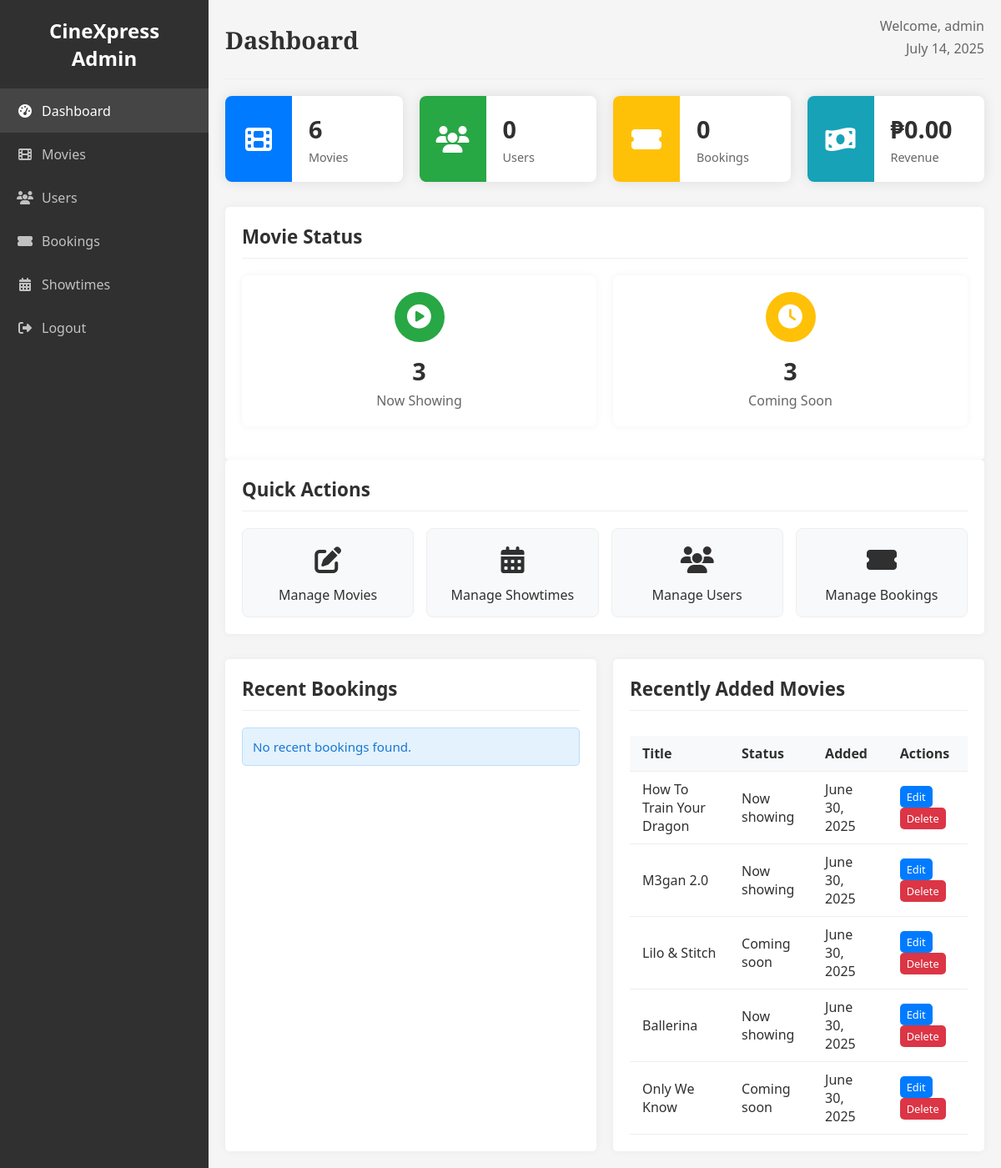
The page /admin/dashboard.php (signed in) on the database as committed earlier.
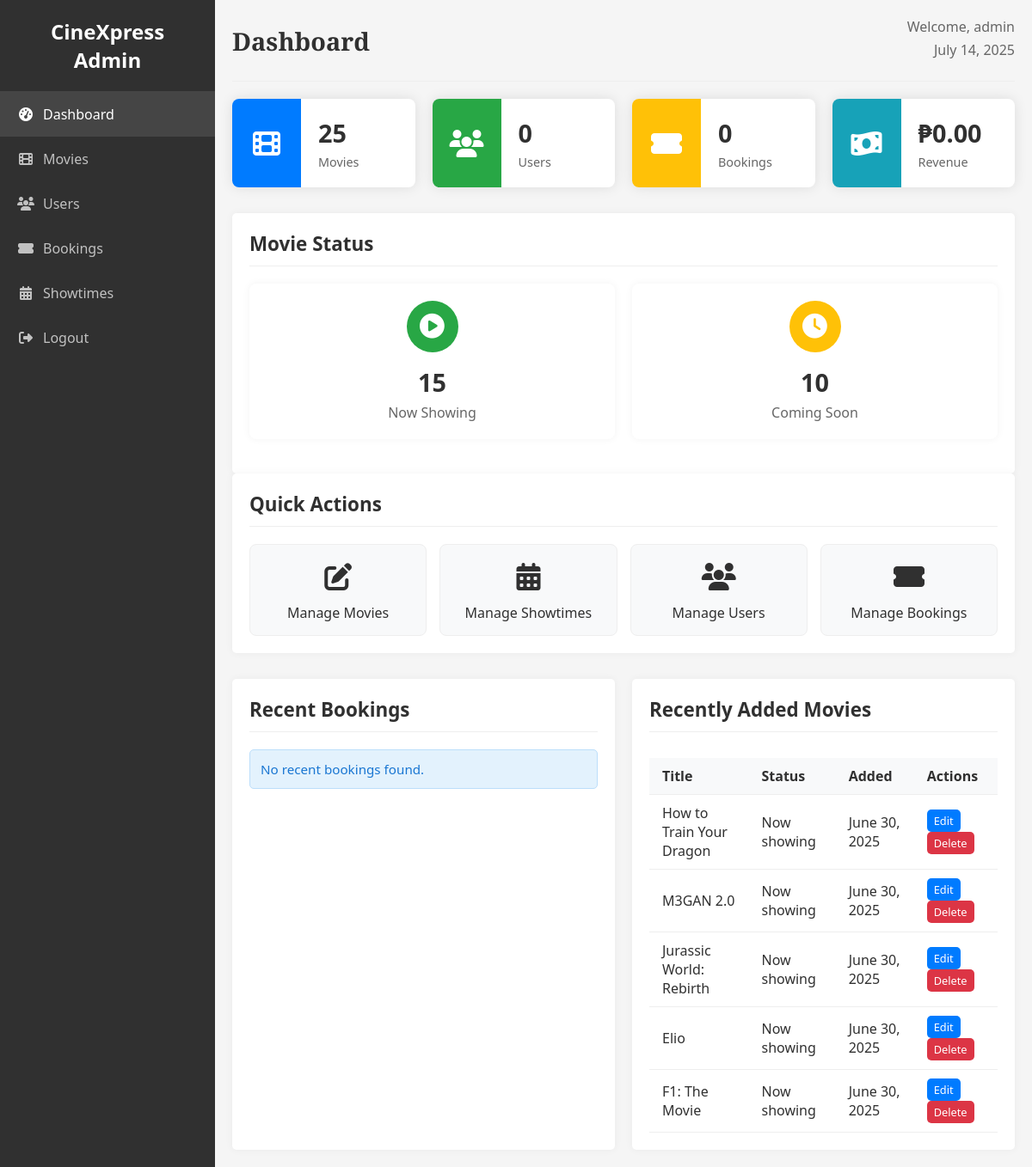
The same page on the database as committed later.
### tables this page shows
CREATE TABLE movies (
    id INT PRIMARY KEY AUTO_INCREMENT,
    title VARCHAR(255) NOT NULL,
    description TEXT,
    genre VARCHAR(100),
    duration INT,
    rating VARCHAR(10),
    release_date DATE,
    poster_url VARCHAR(255),
    status ENUM('now_showing', 'coming_soon') DEFAULT 'now_showing',
    price DECIMAL(10,2) DEFAULT 0.00,
    created_at TIMESTAMP DEFAULT CURRENT_TIMESTAMP
);

### includes/init.php (called while the page is built, shortened)
<?php
include_once 'db.php';
include_once 'helpers.php';
include_once 'adminService.php';
include_once 'components.php';
$adminService = new AdminService($conn);

### includes/adminService.php (called while the page is built, shortened)
<?php
class AdminService {
    private $conn;
    public function __construct($connection) {
        $this->conn = $connection;
    }
    public function getRecentMovies($limit = 5) {
        try {
            $stmt = $this->conn->prepare("
                SELECT id, title, poster_url, status, created_at
                FROM movies
                ORDER BY created_at DESC
                LIMIT ?
            ");
            $stmt->bind_param("i", $limit);
            $stmt->execute();
            return $stmt->get_result();
        } catch (Exception $e) {
            error_log("Error fetching recent movies: " . $e->getMessage());
            return false;
        }
    }
}
?>

### includes/helpers.php (called while the page is built, shortened)
<?php
function e($string) {
    return htmlspecialchars($string, ENT_QUOTES, 'UTF-8');
}
function formatDate($date) {
    return date('F d, Y', strtotime($date));
}
?>

### admin/dashboard.php (the view, shortened to what the rows shown need)
<?php
include '../includes/init.php';
$recentMovies = $adminService->getRecentMovies(5);
?>
<!DOCTYPE html>
<html lang="en">
<head>
    <link rel="stylesheet" href="../assets/css/style.css">
    <link rel="stylesheet" href="https://cdnjs.cloudflare.com/ajax/libs/font-awesome/6.4.0/css/all.min.css">
</head>
<body>
    <div class="admin-wrapper">
        <main class="admin-content">
            <div class="admin-header">
                <div class="admin-title">
                    <h1>Dashboard</h1>
                </div>
            </div>
            <div class="admin-section">
                <div class="admin-section-header">
                    <h2>Movie Status</h2>
                </div>
            </div>
            <div class="admin-section">
                <div class="admin-section-header">
                    <h2>Quick Actions</h2>
                </div>
            </div>
            <div class="admin-grid">
                <div class="admin-section">
                    <div class="admin-section-header">
                        <h2>Recent Bookings</h2>
                    </div>
                </div>
                <div class="admin-section">
                    <div class="admin-section-header">
                        <h2>Recently Added Movies</h2>
                    </div>
                    <?php if ($recentMovies && $recentMovies->num_rows > 0): ?>
                        <div class="table-container">
                            <table class="data-table">
                                <thead>
                                    <tr>
                                        <th>Title</th>
                                        <th>Status</th>
                                        <th>Added</th>
                                        <th>Actions</th>
                                    </tr>
                                </thead>
                                <tbody>
                                    <?php while($movie = $recentMovies->fetch_assoc()): ?>
                                        <tr>
                                            <td><?php echo e($movie['title']); ?></td>
                                            <td><?php echo ucfirst(str_replace('_', ' ', $movie['status'])); ?></td>
                                            <td><?php echo formatDate($movie['created_at']); ?></td>
                                            <td>
                                                <a href="editMovie.php?id=<?php echo $movie['id']; ?>" class="movie-action-button edit-button" style="font-size: 0.8em; padding: 4px 8px;">Edit</a>
                                                <a href="deleteMovie.php?id=<?php echo $movie['id']; ?>" class="movie-action-button delete-button" style="font-size: 0.8em; padding: 4px 8px;">Delete</a>
                                            </td>
                                        </tr>
                                    <?php endwhile; ?>
                                </tbody>
                            </table>
                        </div>
                    <?php else: ?>
                        <div class="info-message">No movies have been added yet.</div>
                    <?php endif; ?>
                </div>
            </div>
        </main>
    </div>
</body>
</html>

Rows that differ between the two databases and show on the page:
changed movies: title "How To Train Your Dragon" → "How to Train Your Dragon"
changed movies: title "M3gan 2.0" → "M3GAN 2.0"
changed movies: title "Lilo & Stitch" → "Jurassic World: Rebirth"; status "Coming soon" → "Now showing"
changed movies: title "Ballerina" → "Elio"
changed movies: title "Only We Know" → "F1: The Movie"; status "Coming soon" → "Now showing"
Other text that changed with them:
$stats['movie_count']: "6" → "25"
$stats['now_showing_count']: "3" → "15"
$stats['coming_soon_count']: "3" → "10"
